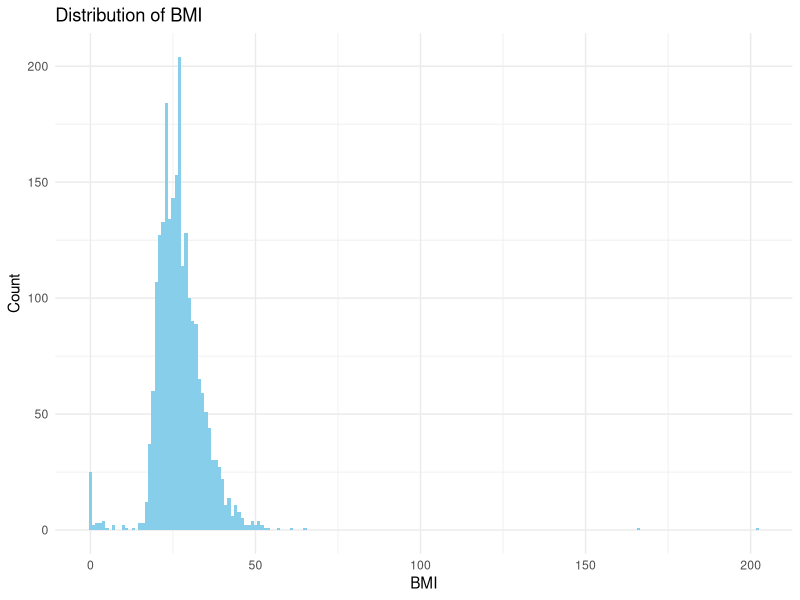

R code for this plot:
## ---- chunk 1
library(tidyverse)
library(readxl)
library(dplyr)
## ---- chunk 2
survey = read_excel("data_source/breast_cancer_survey_data.xlsx")
## ---- chunk 3
bmi_plot <- survey |>
  ggplot(aes(x = BMI)) +
  geom_histogram(binwidth = 1, fill = "skyblue") +
  labs(title = "Distribution of BMI",
       x = "BMI",
       y = "Count")+
  theme_minimal()

bmi_plot
